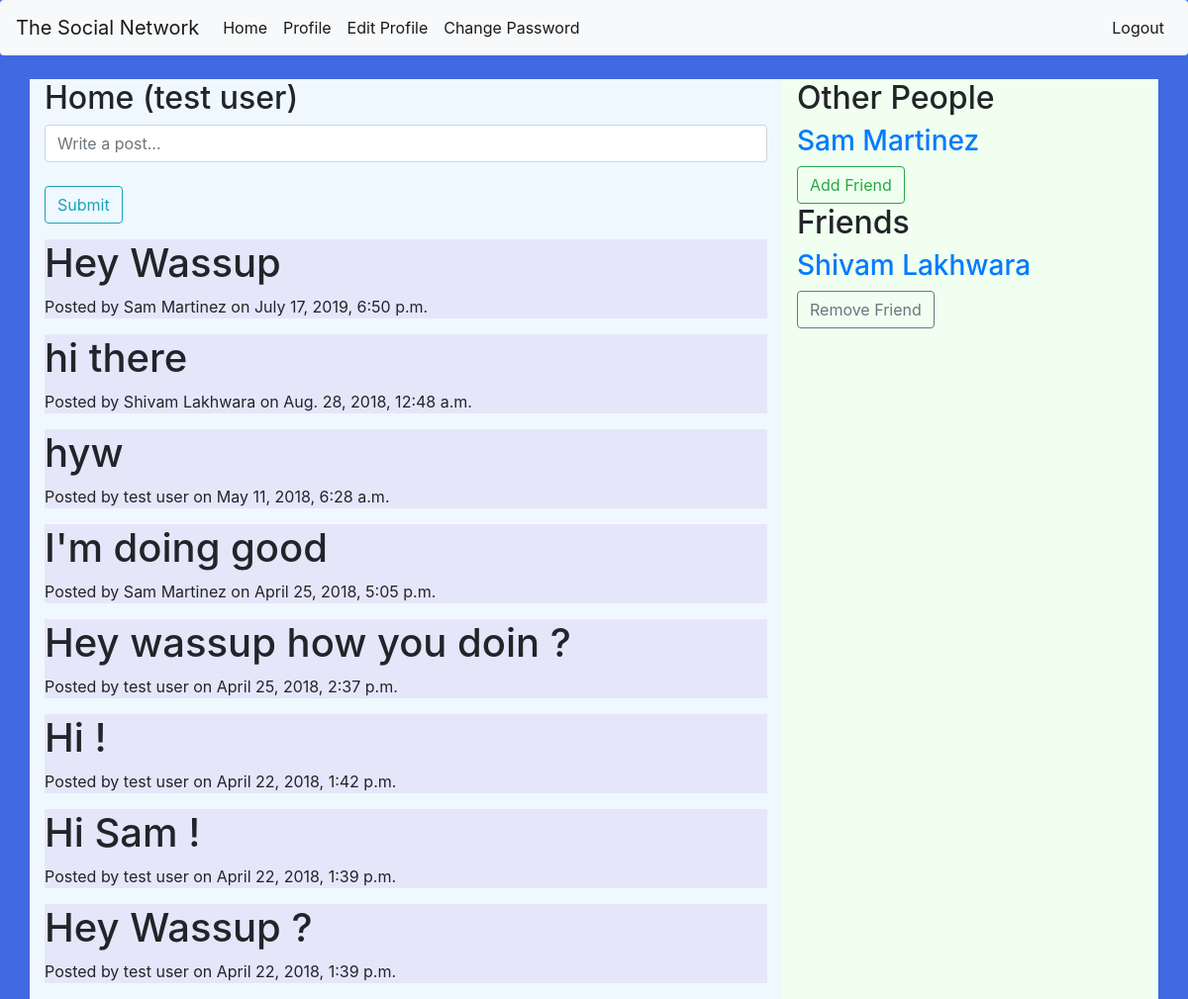
Screenshot of /home/ (signed in) with the database file from the repository.
### home/models.py (models this page shows)
class Post(models.Model):
    post = models.CharField(max_length=500)
    user = models.ForeignKey(User,on_delete=models.CASCADE)
    created = models.DateTimeField(auto_now_add=True)
    updated = models.DateTimeField(auto_now=True)

### home/views.py (the view, shortened to what this page needs)
class HomeView(TemplateView):
    template_name='home/home.html'
    def get(self,request):
        form = HomeForm()
        posts = Post.objects.all().order_by('-created')
        users = User.objects.exclude(id=request.user.id)
        friend = Friend.objects.get(current_user=request.user)
        friends = friend.users.all()
        args = {
            'form': form,'posts': posts,'users':users,'friends':friends
        }
        return render(request,self.template_name,args)

### home/forms.py
class HomeForm(forms.ModelForm):
    post = forms.CharField(widget=forms.TextInput(
        attrs = {
            'class': 'form-control',
            'placeholder':'Write a post...'
        }
    ))
    class Meta:
        model = Post
        fields = ('post',)

### home/templates/home/home.html (shortened to what this page needs)
{% extends 'base.html' %}
{% block body %}
<body id="ab">
<div class="container" >
    <br>
<div class="row" >
    <div class="col-md-8" id="okay">
            <h2 class=>Home ({{ user.get_full_name }})</h2>
            <form method="POST">
                {{ form.post }}
                <br>
                <button type="submit" class="btn btn-outline-info">Submit</button>
            </form>
            {% for post in posts %}
            <div id="wrap">
            <h1 class="">{{ post.post }}</h1>
            <p>Posted by {{ post.user.get_full_name }} on {{ post.created }}</p>
        </div>
            {% endfor %}
    </div>
    <div class="col-md-4" id="okay_1">
            <h2>Other People</h2>
            {% for user in users %}
            {% if not user in friends%}
            <a href="{% url 'accounts:view_profile_with_pk' pk=user.pk %}">
                    <h3>{{ user.get_full_name }}</h3>
            </a>
            <a href="{% url 'home:change_friends' operation='add' pk=user.pk %}">
                    <button type="button" class="btn btn-outline-success">Add Friend</button>
            </a>
            {% endif %}
            {% endfor %}
            <h2>Friends</h2>
            {% for friend in friends %}
            <a href="{% url 'accounts:view_profile_with_pk' pk=user.pk %}">
                    <h3>{{ friend.get_full_name }}</h3>
            </a>
            <a href="{% url 'home:change_friends' operation='remove' pk=friend.pk %}">
            <button type="button" class="btn btn-outline-secondary">Remove Friend</button>
            </a>
            {% endfor %}
        </div>
    </div>
    </div>
</body>
{% endblock %}

### Accounts/templates/base.html (shortened to what this page needs)
<html lang="en">
<head>
    <link rel="stylesheet"
href="https://maxcdn.bootstrapcdn.com/bootstrap/4.0.0/css/bootstrap.min.css"
integrity="sha384-Gn5384xqQ1aoWXA+058RXPxPg6fy4IWvTNh0E263XmFcJlSAwiGgFAW/dAiS6JXm"
crossorigin="anonymous">
<link rel="stylesheet" href="style.css">
</head>
<body>
    <nav class="navbar navbar-expand-lg navbar-light bg-light rounded">
            <a class="navbar-brand" href="/accounts/login">The Social Network</a>
            <div class="collapse navbar-collapse" id="navbarsExample09">
                {% if user.is_authenticated %}
              <ul class="navbar-nav mr-auto">
                    <li class="nav-item active">
                        <a class="nav-link" href="{% url 'home:home' %}">Home <span class="sr-only">(current)</span></a>
                    </li>
                    <li class="nav-item active">
                        <a class="nav-link" href="{% url 'accounts:view_profile' %}">Profile <span class="sr-only">(current)</span></a>
                    </li>
                    <li class="nav-item active">
                            <a class="nav-link" href="{% url 'accounts:edit_profile' %}">Edit Profile <span class="sr-only">(current)</span></a>
                    </li>
                    <li class="nav-item active">
                            <a class="nav-link" href="{% url 'accounts:change_password' %}">Change Password <span class="sr-only">(current)</span></a>
                    </li>
              </ul>
              <ul class="navbar-nav navbar-right">
                    <li class="nav-item active">
                            <a class="nav-link" href="{% url 'accounts:logout' %}">Logout <span class="sr-only">(current)</span></a>
                        </li>
              </ul>
    {% endif %}
            </div>
          </nav>
    {% block body %}{% endblock %}
</body>
</html>

### Accounts/static/accounts/style.css (style rules this page uses)
body { background-color: cornflowerblue; }

### home/templates/home/home.html (style rules this page uses)
#wrap { background-color: lavender }
#okay { background-color: aliceblue }
#okay_1 { background-color: honeydew }
#ab { background-color: royalblue }

### rows the page displays
Post: post "Hey Wassup", user.get_full_name "Sam Martinez", created "July 17, 2019, 6:50 p.m."
Post: post "hi there", user.get_full_name "Shivam Lakhwara", created "Aug. 28, 2018, 12:48 a.m."
Post: post "hyw", user.get_full_name "test user", created "May 11, 2018, 6:28 a.m."
Post: post "I'm doing good", user.get_full_name "Sam Martinez", created "April 25, 2018, 5:05 p.m."
Post: post "Hey wassup how you doin ?", user.get_full_name "test user", created "April 25, 2018, 2:37 p.m."
Post: post "Hi !", user.get_full_name "test user", created "April 22, 2018, 1:42 p.m."
Post: post "Hi Sam !", user.get_full_name "test user", created "April 22, 2018, 1:39 p.m."
Post: post "Hey Wassup ?", user.get_full_name "test user", created "April 22, 2018, 1:39 p.m."

### other values shown
{{ user.get_full_name }} "test user"
{{ user.get_full_name }} "Sam Martinez"
{{ friend.get_full_name }} "Shivam Lakhwara"
